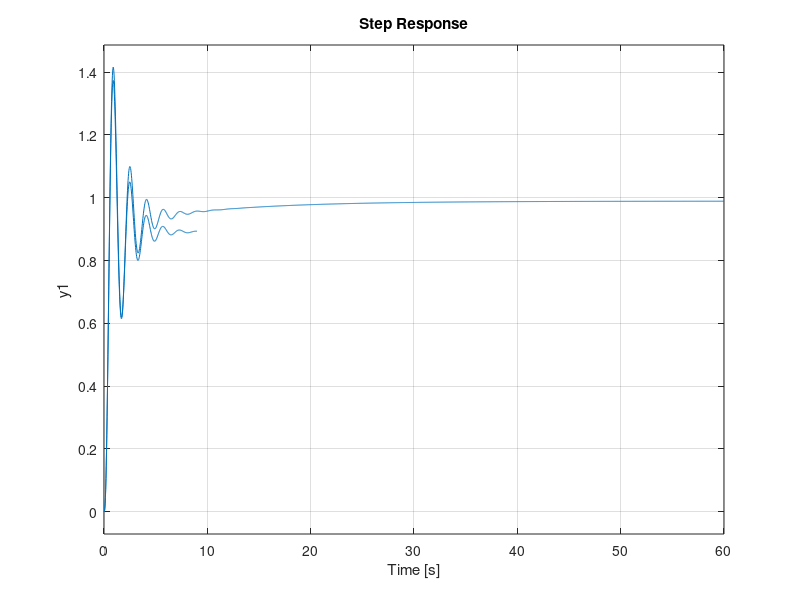

Write the MATLAB code that produced this figure.
Gu=zpk([ ],[-1 -2 -10],164.6)
Gc=zpk([-0.111],[-0.01],1);
Gce=Gu*Gc;
Tu=feedback(Gu,1);
Tc=feedback(Gce,1);
step(Tu)
hold
step(Tc)